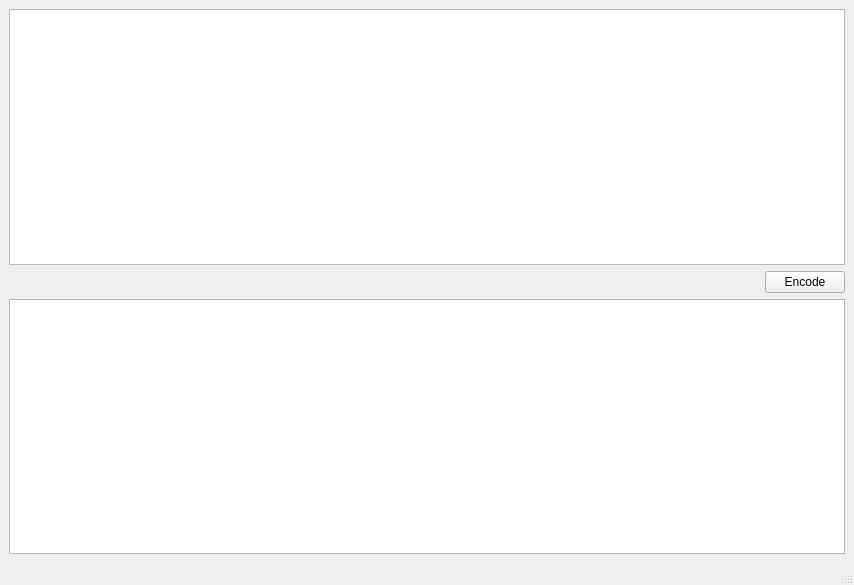
<?xml version="1.0" encoding="UTF-8"?>
<ui version="4.0">
 <class>MainWindow</class>
 <widget class="QMainWindow" name="MainWindow">
  <property name="geometry">
   <rect>
    <x>0</x>
    <y>0</y>
    <width>854</width>
    <height>585</height>
   </rect>
  </property>
  <property name="windowTitle">
   <string>HTML Encoder</string>
  </property>
  <widget class="QWidget" name="centralwidget">
   <layout class="QGridLayout" name="gridLayout">
    <item row="0" column="0">
     <layout class="QVBoxLayout" name="verticalLayout">
      <property name="sizeConstraint">
       <enum>QLayout::SetDefaultConstraint</enum>
      </property>
      <item>
       <widget class="QPlainTextEdit" name="textEditUnencoded"/>
      </item>
      <item>
       <layout class="QHBoxLayout" name="horizontalLayout">
        <item>
         <spacer name="horizontalSpacer">
          <property name="orientation">
           <enum>Qt::Horizontal</enum>
          </property>
          <property name="sizeHint" stdset="0">
           <size>
            <width>40</width>
            <height>20</height>
           </size>
          </property>
         </spacer>
        </item>
        <item>
         <widget class="QPushButton" name="encodeButton">
          <property name="text">
           <string>Encode</string>
          </property>
         </widget>
        </item>
       </layout>
      </item>
      <item>
       <widget class="QPlainTextEdit" name="textEditEncoded"/>
      </item>
     </layout>
    </item>
   </layout>
  </widget>
  <widget class="QMenuBar" name="menubar">
   <property name="geometry">
    <rect>
     <x>0</x>
     <y>0</y>
     <width>854</width>
     <height>26</height>
    </rect>
   </property>
  </widget>
  <widget class="QStatusBar" name="statusbar"/>
 </widget>
 <resources/>
 <connections/>
</ui>
